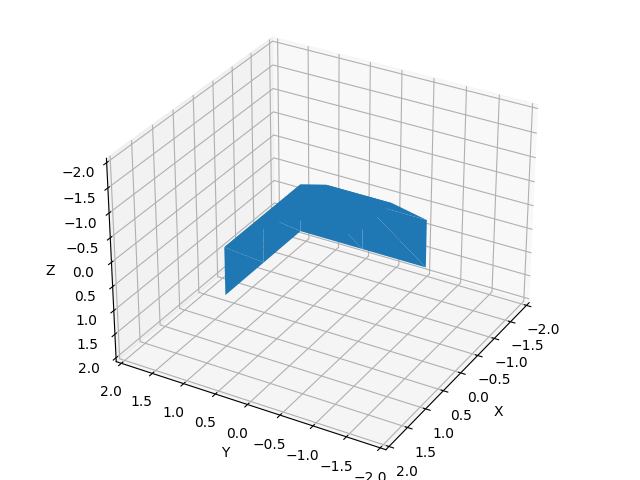

This chart was generated by the following Python code:
from setup import *
from fragments import *
matplotlib.use('WebAgg')


def prepForPrint(str):
    if str == '':
        return 0
    
    return ''.join(x.title() for x in str.split('_'))


if __name__ == '__main__':
    fig = plt.figure()

    ax = Axes3D(fig, auto_add_to_figure=False)
    fig.add_axes(ax)

    ax.set_zlim(-2, 2)
    ax.set_ylim(-2, 2)
    ax.set_xlim(-2, 2)

    ax.set_xlabel('X')
    ax.set_ylabel('Y')
    ax.set_zlabel('Z')
    ax.view_init(30, -70)

    fs = [
        '',
        'corner_cave_up',
        '',
        '',
        '',
        '',
        'edge_cave_vert',
        'edge_cave_vert',
   ]
    ts = [
	    0, 2, 0, 0, 0, 0, 0, 0
    ]

    for i in range(8):
        if fs[i] != '':
            mesh_dict[fs[i]].draw(ax, quadrant=i, transform=ts[i])

    fs_out = [prepForPrint(filename) for filename in fs]

    print(str(fs_out).replace('\'', '').replace('[', '{').replace(']', '}'), end=',\n')
    print(str(ts).replace('[', '{').replace(']', '}'), end=',\n')

    # plt.savefig("plot.png")

    plt.show()




